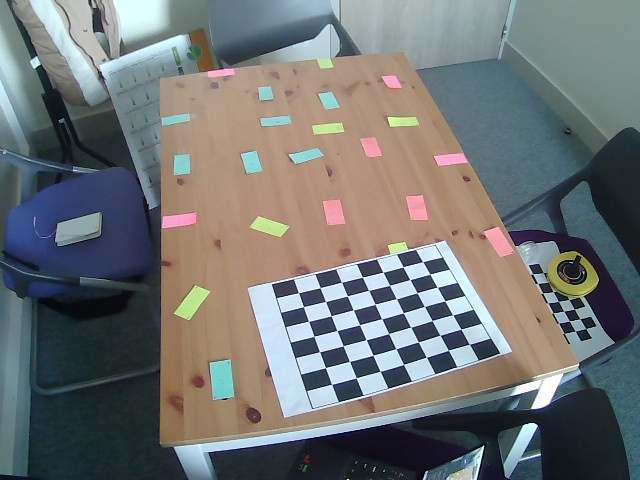
#> input picture CaseStd01W3.jpg, 640 x 480 px
$ python Main_SizeEstimation.py
#> lines starting #> are read from the running program, lines starting #| are printed output that depends on the picture
### SizeEstimations.py
# -*- coding: utf-8 -*-
"""
Created on Fri Apr 19 09:23:50 2024

Class DistanceEstimations

@author: jpila
"""

import numpy as np
import cv2 as cv
import math

class SizeEstimations:

    #Constructor
        #Not necessary for our purpose
    # def __init__(self, tMatrix, distCoefficient):
    #     self.tMtx = tMatrix
    #     self.dCoef = distCoefficient

    def __init__(self):
        pass

    #Methods
    def homographyTransform(self,imgCaseStudy,tMtx):
        imgTransform = cv.warpPerspective(imgCaseStudy,
                                          tMtx,
                                          (imgCaseStudy.shape[1], imgCaseStudy.shape[0]))
        return imgTransform


    def undistortTransform(self,imgCaseStudy, tMtx, dCoef):

        imgTransform = cv.undistort(imgCaseStudy, tMtx, dCoef, None)

        return imgTransform


    # [19 lines left out: function transformCoordSyst, not called in this run]


    def estimateDistance2Pixels(self,Pixel1,Pixel2):

        toTest = np.float32([])

        if(type(toTest) != type(Pixel1)):
            Pixel1 = np.array(Pixel1)

        if(type(toTest) != type(Pixel2)):
            Pixel2 = np.array(Pixel2)

        distance = np.linalg.norm(Pixel1 - Pixel2)


        return distance


    def estimateScaleFactor(self,pDistKnowObj,realDist):

        scaleFactor = pDistKnowObj / realDist

        return scaleFactor


    def estimateRealMeasure(self,pxlDistUnknowObj,scaleFactor):

        realValue = pxlDistUnknowObj / scaleFactor


        return realValue


### Main_SizeEstimation.py
# -*- coding: utf-8 -*-
"""
Created on Thu Apr 25 14:55:36 2024

@author: jpila
"""
import SizeEstimations as SE
import cv2 as cv
import pickle


###################################### Measurements
##################### Camera Calibration Method
###############Exemple 1
print('Estimation with Camera Calibration matrix / Undistortion, Exemple 1:')
print('')
szEstim = SE.SizeEstimations()

# Open the file in binary mode
with open('CCOutPut1.pkl', 'rb') as file:

    # Call load method to deserialze
#> (reads CCOutPut1.pkl from the repository)
    MtxDcoefSclF = pickle.load(file)

ccTmtx = MtxDcoefSclF[0]
ccDcoef = MtxDcoefSclF[1]
ccScaleF = MtxDcoefSclF[2]
print('Scale Factor = ', ccScaleF)

caseStudy = cv.imread('CaseStd01W3.jpg')
#> caseStudy is the input picture: shape (480, 640, 3); mean B, G, R 115.5, 115.5, 112.9
tCstudy = szEstim.undistortTransform(caseStudy, ccTmtx, ccDcoef)
#> in undistortTransform, `imgTransform = cv.undistort(imgCaseStudy, tMtx, dCoef, None)`:
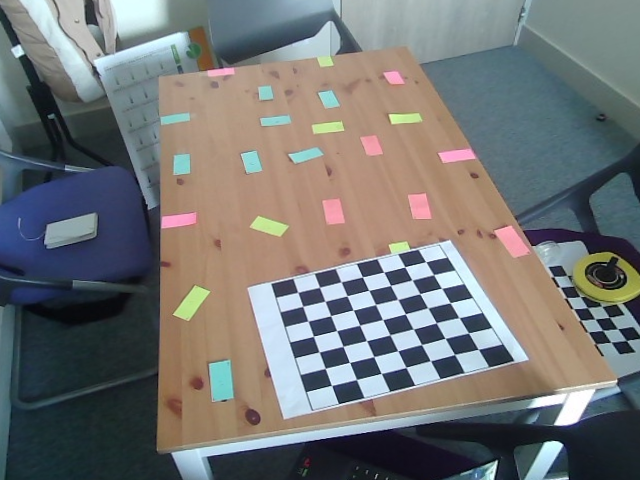
#> imgTransform: shape (480, 640, 3); mean B, G, R 116.1, 116.5, 115.2

cv.imshow('Undistorted',tCstudy)
cv.waitKey(0)
cv.imwrite('getPixels0.jpg',tCstudy)
cv.destroyAllWindows()

#Estimate  Pixel Distance of object of unknown dimensions
objUnknownPDistanceH = szEstim.estimateDistance2Pixels([449,240],[246,287])
objUnknownPDistanceW = szEstim.estimateDistance2Pixels([449,240],[528,359])


#Estimate real Distance
realHValue = szEstim.estimateRealMeasure(objUnknownPDistanceH, ccScaleF)
realWValue = szEstim.estimateRealMeasure(objUnknownPDistanceW, ccScaleF)
print('Real A3paper Height = ',realHValue)
print('Real A3paper width = ',realWValue)
print('')

###############Exemple 2
print('Exemple 2:')
print('')
# Open the file in binary mode
with open('CCOutPut2.pkl', 'rb') as file:

    # Call load method to deserialze
#> (reads CCOutPut2.pkl from the repository)
    MtxDcoefSclF = pickle.load(file)

ccTmtx = MtxDcoefSclF[0]
ccDcoef = MtxDcoefSclF[1]
ccScaleF = MtxDcoefSclF[2]
print('Scale Factor = ', ccScaleF)

caseStudy = cv.imread('CaseStd11W3.jpg')
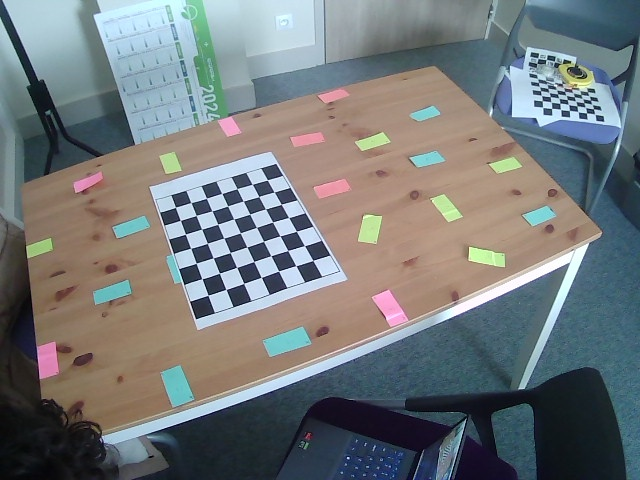
#> input picture CaseStd11W3.jpg, 640 x 480 px
#> caseStudy is the input picture: shape (480, 640, 3); mean B, G, R 122, 120.4, 115.6
tCstudy = szEstim.undistortTransform(caseStudy, ccTmtx, ccDcoef)
#> in undistortTransform (call 2), `imgTransform = cv.undistort(imgCaseStudy, tMtx, dCoef, None)`:
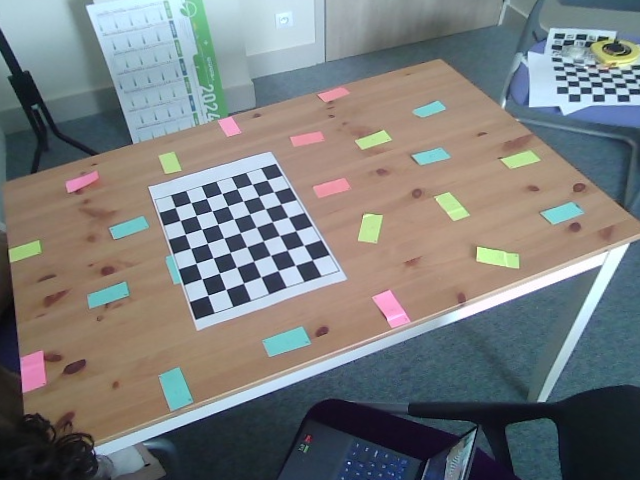
#> imgTransform: shape (480, 640, 3); mean B, G, R 124.2, 123.9, 121

cv.imshow('Undistorted',tCstudy)
cv.waitKey(0)
cv.imwrite('getPixels1.jpg',tCstudy)
cv.destroyAllWindows()

#Estimate  Pixel Distance of object of unknown dimensions
objUnknownPDistanceH = szEstim.estimateDistance2Pixels([148,187],[197,330])
objUnknownPDistanceW = szEstim.estimateDistance2Pixels([148,187],[270,151])

#Estimate real Distance
realHValue = szEstim.estimateRealMeasure(objUnknownPDistanceH, ccScaleF)
realWValue = szEstim.estimateRealMeasure(objUnknownPDistanceW, ccScaleF)
print('Real A3paper Height = ',realHValue)
print('Real A3paper width = ',realWValue)
print(''); print('')

###################################### Measurements
##################### Homography Method
###############Exemple 1
print('Estimation with Homography matrix, Exemple 1:')
print('')

# Open the file in binary mode
with open('HOutPut1.pkl', 'rb') as file:

    # Call load method to deserialze
#> (reads HOutPut1.pkl from the repository)
    MtxSclF = pickle.load(file)

hTmtx = MtxSclF[0]
hScaleF = MtxSclF[1]
print('Scale Factor = ', hScaleF)

caseStudy = cv.imread('CaseStd01W3.jpg')
tCstudy = szEstim.homographyTransform(caseStudy, hTmtx)
#> in homographyTransform, `imgTransform = cv.warpPerspective(imgCaseStudy, tMtx, (imgCaseStudy.sh..`:
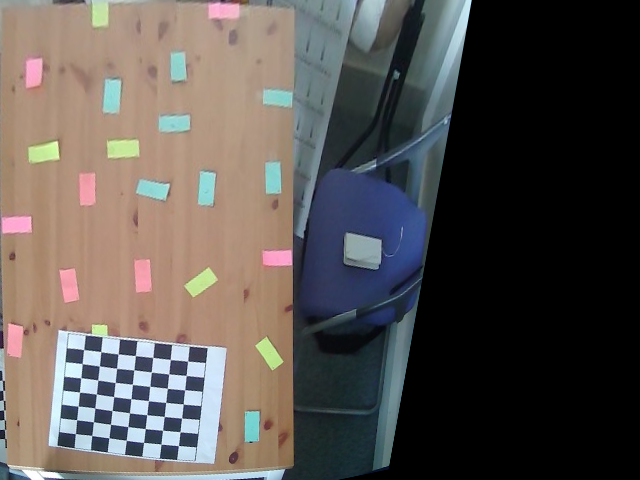
#> imgTransform: shape (480, 640, 3); mean B, G, R 80.8, 84.5, 90.1


cv.imshow('Study',tCstudy)
cv.waitKey(0)
cv.imwrite('getPixels2.jpg',tCstudy)
cv.destroyAllWindows()

#Estimate  Pixel Distance of object of unknown dimensions
objUnknownPDistanceH = szEstim.estimateDistance2Pixels([58,330],[226,348])
objUnknownPDistanceW = szEstim.estimateDistance2Pixels([58,330],[48,445])


#Estimate real Distance
realHValue = szEstim.estimateRealMeasure(objUnknownPDistanceH, hScaleF)
realWValue = szEstim.estimateRealMeasure(objUnknownPDistanceW, hScaleF)
print('Real A3paper Height = ',realHValue)
print('Real A3paper width = ',realWValue)
print('')

###############Exemple 2
print('Exemple 2:')
print('')

# Open the file in binary mode
with open('HOutPut2.pkl', 'rb') as file:

    # Call load method to deserialze
#> (reads HOutPut2.pkl from the repository)
    MtxSclF = pickle.load(file)

hTmtx = MtxSclF[0]
hScaleF = MtxSclF[1]
print('Scale Factor = ', hScaleF)

caseStudy = cv.imread('CaseStd11W3.jpg')
tCstudy = szEstim.homographyTransform(caseStudy, hTmtx)
#> in homographyTransform (call 2), `imgTransform = cv.warpPerspective(imgCaseStudy, tMtx, (imgCaseStudy.sh..`:
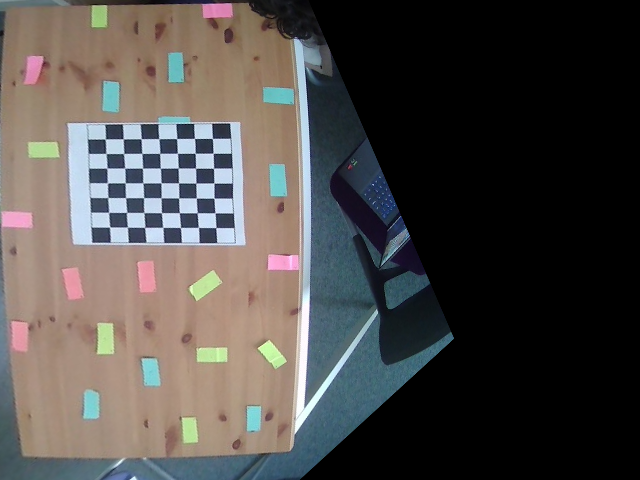
#> imgTransform: shape (480, 640, 3); mean B, G, R 72.9, 75.3, 78.9


cv.imshow('Study',tCstudy)
cv.waitKey(0)
cv.imwrite('getPixels3.jpg',tCstudy)
cv.destroyAllWindows()

#Estimate  Pixel Distance of object of unknown dimensions
objUnknownPDistanceH = szEstim.estimateDistance2Pixels([67,123],[240,122])
objUnknownPDistanceW = szEstim.estimateDistance2Pixels([67,123],[72,244])


#Estimate real Distance
realHValue = szEstim.estimateRealMeasure(objUnknownPDistanceH, hScaleF)
realWValue = szEstim.estimateRealMeasure(objUnknownPDistanceW, hScaleF)
print('Real A3paper Height = ',realHValue)
print('Real A3paper width = ',realWValue)
print(''); print('')


###################################### Measurements
#####################  Undistortion + Homography Method

print('Estimation with  CC Undistortion then Homography matrix, Exemple1:')
print('')

#Mise en place pour trouver nouveau Scale Factor

# Open the file in binary mode
with open('CCOutPut1.pkl', 'rb') as file:

    # Call load method to deserialze
    MtxDcoef = pickle.load(file)

ccTmtx = MtxDcoef[0]
ccDcoef = MtxDcoef[1]

caseStudy = cv.imread('CaseStd01W3.jpg')
tCstudy = szEstim.undistortTransform(caseStudy, ccTmtx, ccDcoef)

cv.imshow('Undistorted',tCstudy)
cv.waitKey(0)
cv.destroyAllWindows()

# Open the file in binary mode
with open('HOutPut1.pkl', 'rb') as file:

    # Call load method to deserialze
    Mtx = pickle.load(file)

hTmtx = Mtx[0]

tCstudy = szEstim.homographyTransform(tCstudy, hTmtx)
#> in homographyTransform (call 3), `imgTransform = cv.warpPerspective(imgCaseStudy, tMtx, (imgCaseStudy.sh..`:
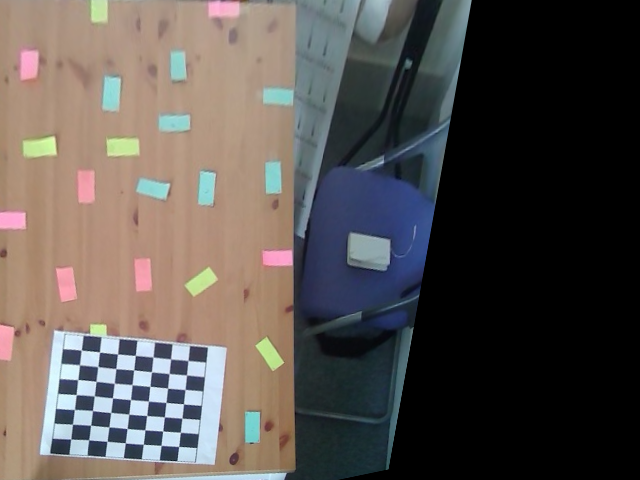
#> imgTransform: shape (480, 640, 3); mean B, G, R 79.7, 83.4, 89.5

cv.imshow('Undistorted',tCstudy)
cv.waitKey(0)
cv.imwrite('getPixelsUH0.jpg',tCstudy)
cv.destroyAllWindows()


#Estimate  Pixel distance of  object of known dimensions
objKnownPxDistance = szEstim.estimateDistance2Pixels([0,0],[0,479])

#Estimate  scale factor
newScaleF = szEstim.estimateScaleFactor(objKnownPxDistance, 117.4)
print('New Scale factor =',newScaleF)

#Estimate  Pixel Distance of object of unknown dimensions
objUnknownPDistanceH = szEstim.estimateDistance2Pixels([54,330],[226,347])
objUnknownPDistanceW = szEstim.estimateDistance2Pixels([54,330],[39,454])


#Estimate real Distance
realHValue = szEstim.estimateRealMeasure(objUnknownPDistanceH, newScaleF)
realWValue = szEstim.estimateRealMeasure(objUnknownPDistanceW, newScaleF)
print('Real A3paper Height = ',realHValue)
print('Real A3paper width = ',realWValue)
print('')

###############Exemple 2
print('Exemple 2:')
print('')


caseStudy = cv.imread('CaseStd11W3.jpg')
tCstudy = szEstim.undistortTransform(caseStudy, ccTmtx, ccDcoef)


# Open the file in binary mode
with open('HOutPut2.pkl', 'rb') as file:

    # Call load method to deserialze
    Mtx = pickle.load(file)

hTmtx = Mtx[0]

tCstudy = szEstim.homographyTransform(tCstudy, hTmtx)
#> in homographyTransform (call 4), `imgTransform = cv.warpPerspective(imgCaseStudy, tMtx, (imgCaseStudy.sh..`:
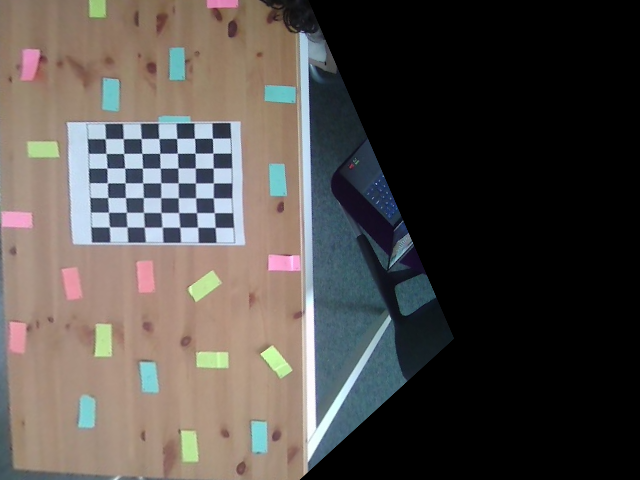
#> imgTransform: shape (480, 640, 3); mean B, G, R 74.2, 77.7, 82.8

cv.imshow('Undistorted',tCstudy)
cv.waitKey(0)
cv.imwrite('getPixelsUH1.jpg',tCstudy)
cv.destroyAllWindows()

#Estimate  Pixel distance of  object of known dimensions
objKnownPxDistance = szEstim.estimateDistance2Pixels([0,0],[12,469])

#Estimate  scale factor
newScaleF = szEstim.estimateScaleFactor(objKnownPxDistance, 117.4)
print('New Scale factor =',newScaleF)


#Estimate  Pixel Distance of object of unknown dimensions
objUnknownPDistanceH = szEstim.estimateDistance2Pixels([66,122],[240,121])
objUnknownPDistanceW = szEstim.estimateDistance2Pixels([66,122],[73,244])


#Estimate real Distance
realHValue = szEstim.estimateRealMeasure(objUnknownPDistanceH, newScaleF)
realWValue = szEstim.estimateRealMeasure(objUnknownPDistanceW, newScaleF)
print('Real A3paper Height = ',realHValue)
print('Real A3paper width = ',realWValue)
print('')
